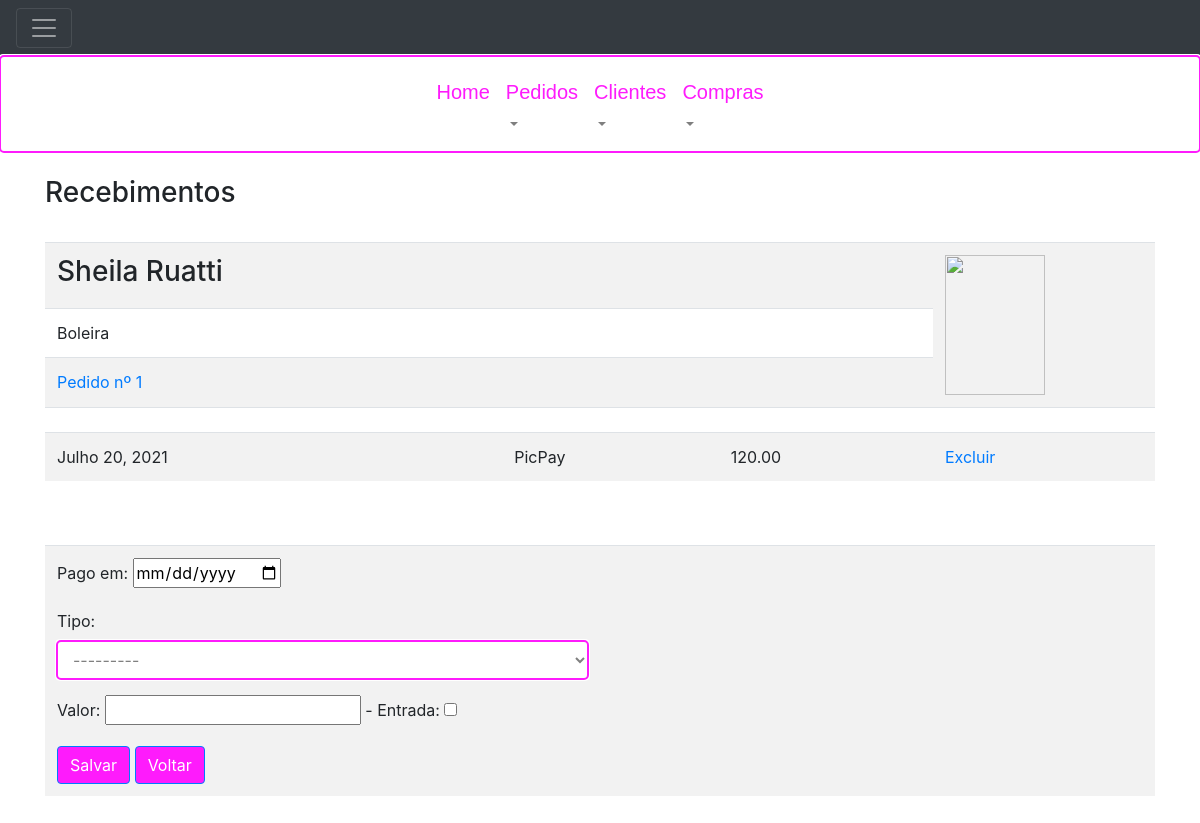
The app's page /orders/1/payment/ (signed in) with its own data.
### order_control/models.py (models this page shows, shortened)
class Client (models.Model):
    createAt = models.DateTimeField(auto_now_add=True)
    name = models.CharField(max_length=255, verbose_name='Nome do Cliente')
    phone = models.CharField(max_length=15, null=True, blank=True, verbose_name='Telefone')
    picture = models.FileField(upload_to='clients/', null=True, blank=True, verbose_name='Foto de Perfil')
    balance = models.DecimalField(max_digits=8, decimal_places=2, default=0.0, verbose_name='Balanço')
    active = models.BooleanField(default=True, verbose_name="Ativo")
    cakeMaker = models.BooleanField(default=False, verbose_name='Boleira')
    password = models.CharField(max_length=50, verbose_name="Senha")
    class Meta:
        ordering = ['id']

class Order(models.Model):
    createdAt = models.DateTimeField(auto_now_add=True)
    deliveryAt = models.DateTimeField(null=True, blank=True, verbose_name="Entregar em")
    delivered = models.BooleanField(default=False, verbose_name="Entregue")
    description = models.TextField(max_length=255, null=True, blank=True)
    downPayment = models.DecimalField(max_digits=8, decimal_places=2, verbose_name='Entrada R$', null=True, blank=True, default=0.00)
    totalOrder = models.DecimalField(max_digits=8, decimal_places=2, verbose_name='Total Pedido R$', null=True, blank=True, default=0.00)
    totalPayment = models.DecimalField(max_digits=8, decimal_places=2, verbose_name='Total Pago R$', null=True, blank=True, default=0.00)
    client = models.ForeignKey(Client, on_delete=models.PROTECT, related_name="client", verbose_name='Cliente')
    class Meta:
        unique_together = ['client', 'id']
        ordering = ['-id']

class Payment (models.Model):
    type = models.CharField(max_length=255, choices=PAYMENT_CHOICES, verbose_name="Tipo")
    createAt = models.DateField(auto_now_add=False, verbose_name="Pago em")
    amount = models.DecimalField(max_digits=8, decimal_places=2, verbose_name="Valor")
    downPayment = models.BooleanField(default=False, verbose_name='Entrada')
    order = models.ForeignKey(Order, on_delete=models.PROTECT)

### order_control/views.py (the view, shortened to what this page needs)
# urls.py: path('orders/<int:id>/payment/', views.order_payment, name='order_payment'),
@login_required(login_url=reverse_lazy('order_control:login'))
def order_payment(request, id):
    form_submitted = False
    order = Order.objects.get(id=id)
    payments = Payment.objects.filter(order=order).order_by('createAt')
    if request.method == 'GET':
        form = PaymentForm()
        return render(request, 'order_control/order/payment.html',
                      {'order': order,'client': order.client, 'form': form, 'payments': payments, 'form_submitted': form_submitted})

### order_control/form.py
class PaymentForm(forms.ModelForm):
    class Meta:
        model = Payment
        widgets = {
            'type': forms.Select(attrs={'class': 'form-control'}),
            'createAt': forms.DateInput(format='%Y-%m-%d', attrs={'type': 'date'}),
        }
        fields = ('createAt', 'type', 'amount', 'downPayment')

### templates/order_control/order/payment.html (shortened to what this page needs)
{% extends "layout.html" %}
{% block content %}
    <div class="container">
        <h3> Recebimentos
        </h3> </br>
        <table border="0" class="table table-striped table-hover">
            <tr>
                <td width="80%" colspan="4"><h3> {{ client.name }} </h3></td>
                <td rowspan="3">{% if client.picture != None %}
                        <img src="{{ MEDIA_URL}}{{ client.picture }}" width="100" height="140" >
                    {% endif %}
                </td>
            <tr>
                <td colspan="4">
                    {% if client.cakeMaker %}
                        Boleira
                    {% else %}
                        Cliente
                    {% endif %}
                </td >
            </tr>
            <tr><td colspan="4"><a href="{% url 'order_control:order_update' order.id %}"> Pedido nº {{ order.id }}</a></td></tr>
            <tr>
                <td colspan="5"></td>
            </tr>
            {% for payment in payments %}
            <tr>
                    <td>{{ payment.createAt }}</td>
                    <td>
                    </td>
                    <td>
                    </td>
                    <td>{{ payment.amount }}</td>
                    <td><a href="{% url 'order_control:payment_destroy' payment.id %}">Excluir<a></td>
            </tr>
            {% endfor %}
        </table>
        <table class="table table-striped table-hover">
           <tr>
                <td width="50%">
                    <form enctype="multipart/form-data" action="{% url 'order_control:order_payment' order.id %}"
              method="post" {% if form_submitted %}class="was-validated" {% endif %}>
            {% include 'order_control/order/form_payment.html' %}
            <button type="submit" class="btn btn-primary">Salvar</button>
            <a href="{% url 'order_control:order_list' %}"> <div class="btn btn-primary">Voltar</div></a>
        </form>
                </td>
                <td ></td>
            </tr>
        </table>
    </div>
{% endblock %}

### static/order_control/css/style.css (style rules this page uses)
.btn-primary, .btn-primary:hover, .btn-primary:active, .btn-primary:visited { background-color: #fe1bfcff !important; }
.form-control, .form-control:focus { box-shadow: 0 0 0 0 rgba(255, 255, 255, 0); border: rgba(255, 255, 255, 0); outline: #fe1bfcff auto 5px ; }
select:required:invalid { color: gray; }
option { color: black; }

### records on screen
Client: name "Sheila Ruatti"
Order: id "1"
Payment: createAt "Julho 20, 2021", amount "120.00"
